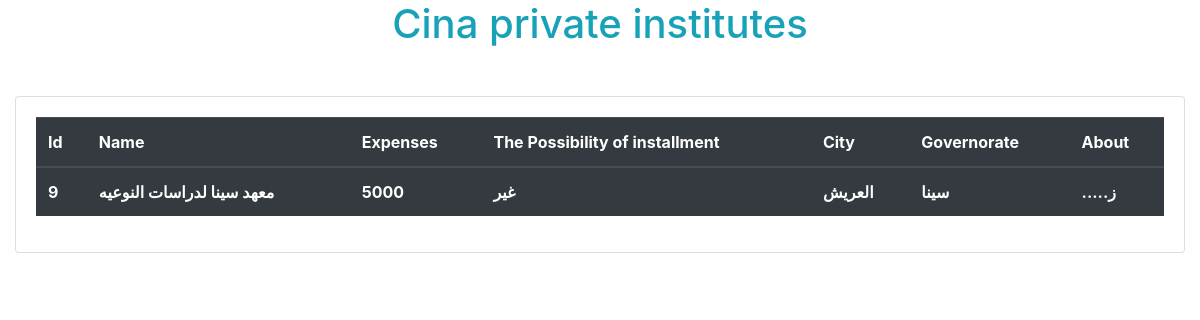
Page /cena.php on the committed database.
### cena.php (the view, shortened to what this page needs)
<?php
$mydata="private istitutes";
$localhost="localhost";
$user_name="root";
$password="";
$Mysql=mysqli_connect ( $localhost , $user_name , $password , $mydata);
$_SelectCena = " SELECT * FROM `the institutes` WHERE `governorate`= 'سينا' ";
$the_select_Cena=mysqli_query($Mysql,$_SelectCena);
?>
<!DOCTYPE html>
<html lang="en">
<head>
    <link rel="stylesheet" href="./css/style.css">
    <link rel="stylesheet" href="./The css Bootstrab/bootstrap.css">
</head>
<body>
<h1 class="text-info text-center"> Cina private institutes</h1>
    <div class="container col-12 my-5">
        <div class="card">
            <div class="card-body">
                <table class="table table-dark">
                <thead>
                    <tr>
                        <th>Id</th>
                        <th>Name</th>
                        <th>Expenses</th>
                        <th>The Possibility of installment</th>
                        <th>City</th>
                        <th>Governorate</th>
                        <th>About</th>
                    </tr>
                </thead>
                    <tbody>
                    <?php foreach ( $the_select_Cena as $data){ ?>
                    <tr>
                          <th><?php echo $data['id'] ?></th>
                          <th><?php echo $data['name'] ?></th>
                          <th><?php echo $data['expenses'] ?></th>
                          <th><?php echo $data['the possibility of installment'] ?></th>
                          <th><?php echo $data['city'] ?></th>
                          <th><?php echo $data['governorate'] ?></th>
                          <th><?php echo $data['about'] ?></th>
                        </tr>
                    <?php } ?>
                </tbody>
                </table>
            </div>
        </div>
    </div>
</body>
</html>

### css/style.css (style rules this page uses)
* { margin: 0; padding: 0; }

### rows in the picture
the institutes: id "9", name "معهد سينا لدراسات النوعيه", expenses "5000", the possibility of installment "غير", city "العريش", governorate "سينا", about ".....ز"
